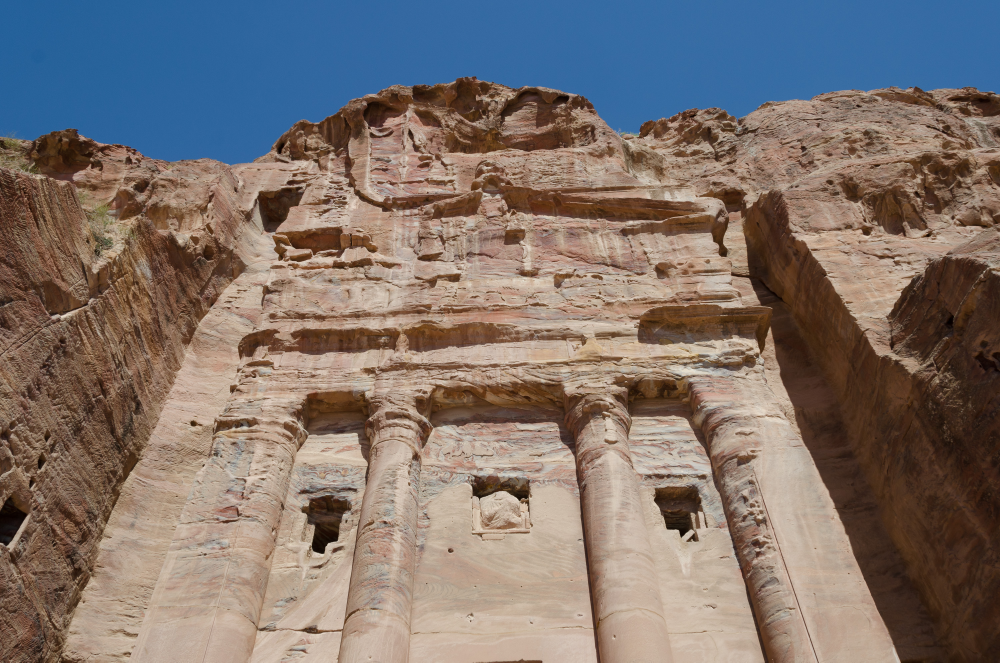
#> input picture DFM_4209.jpg, 3000 x 1987 px, found by its file name (shown at 1/3 size)
$ python stitch.py   (older library calls are emulated)
#> lines starting #> are read from the running program, lines starting #| are printed output that depends on the picture
### ProjectiveGemetrijskeTransformacije.py
# -*- coding: utf-8 -*-
"""
Created on Tue Apr 28 00:17:53 2020

@author: Rijad
"""

import numpy as np
import matplotlib.pyplot as plt
from skimage.transform import warp
from skimage.transform import ProjectiveTransform,SimilarityTransform
from AffineGeometrijskeTransformacije import get_tf_model
import imageio


def _get_stitch_images(im0, im1, tf_model = None, n_keypoints = 500, min_samples = 4, residual_threshold = 2, **kwargs):

    if tf_model is None:
        tf_model = SimilarityTransform()
    elif tf_model == 'auto':
        tf_model = get_tf_model(im1, im0, xTransform = ProjectiveTransform, n_keypoints = n_keypoints, min_samples = min_samples, residual_threshold = residual_threshold, **kwargs)

    r,c = im0.shape[:2]
    corners0 = np.array([[0,0],[0,r],[c,0],[c,r]])
    r,c = im1.shape[:2]
    corners1 = np.array([[0,0],[0,r],[c,0],[c,r]])
    wcorners1 = tf_model(corners1)

    all_corners = np.vstack((corners0,corners1,wcorners1))
    min_corner = all_corners.min(axis = 0)
    max_corner = all_corners.max(axis = 0)
    new_shape = max_corner - min_corner

    new_shape = np.ceil(new_shape[::-1]).astype(np.int)   #ronund number
    shift = SimilarityTransform(translation = -min_corner)  #to ensure all positive coord
    im0_ = warp(im0, shift.inverse, output_shape = new_shape, cval = -1)
    im1_ = warp(im1, (tf_model + shift).inverse, output_shape = new_shape, cval = -1)
    return im0_, im1_


def _merge_stitch_images(im0_, im1_, mask_idx = None):

    if mask_idx is not None:
        if mask_idx == 0:
            im1_[im0_ > -1] = 0
        elif mask_idx == 1:
            im0_[im1_ > -1] = 0
    else:
        alpha = 1.0 * (im0_[:,:,0] != -1) + 1.0 * (im1_[:,:,0] != -1)

    im0_[im0_ == -1] = 0
    im1_[im1_ == -1] = 0

    merged = im0_ + im1_

    if mask_idx is None:
        merged /= np.maximum(alpha, 1)[...,None]
    return merged


### _stitch.py
# -*- coding: utf-8 -*-
"""
Created on Fri May  1 13:02:49 2020

@author: Rijad
"""
#import numpy as np
import matplotlib.pyplot as plt
#from skimage.transform import warp
#from skimage.transform import ProjectiveTransform,SimilarityTransform
#from AffineGeometrijskeTransformacije import get_tf_model
from ProjectiveGemetrijskeTransformacije import _get_stitch_images,_merge_stitch_images
#import imageio

def _stitch(im0, im1, mask_idx = None, show = True, tf_model = None, n_keypoints = 500, min_samples = 4, residual_threshold = 2, **kwargs):
    # combine get stitch images i megre stitch images
    im0_ , im1_ = _get_stitch_images(im0, im1, tf_model = tf_model, n_keypoints = n_keypoints, min_samples = min_samples, residual_threshold = residual_threshold)
    image = _merge_stitch_images(im0_, im1_, mask_idx = mask_idx)
    if show is True:
        plt.figure()
        plt.imshow(image)
    return image

### AffineGeometrijskeTransformacije.py
#import numpy as np
#import matplotlib.pyplot as plt
from skimage.transform import warp,AffineTransform
#import imageio
from skimage.color import rgb2gray
from skimage.feature import match_descriptors, ORB, plot_matches
from skimage.measure import ransac
#im = imageio.imread('..\GENERALNO\KULeuven\ProcesiranjeSlika\imgs\yoda.jpg')

def get_matches(im_or,im_tf, n_keypoints = 500, ax = None, title = 'Original vs transformed'):
    descriptor_extractor = ORB(n_keypoints = n_keypoints)

    descriptor_extractor.detect_and_extract(rgb2gray(im_or))
    keypoints_or = descriptor_extractor.keypoints
    descriptors_or = descriptor_extractor.descriptors

    descriptor_extractor.detect_and_extract(rgb2gray(im_tf))
    keypoints_tf = descriptor_extractor.keypoints
    descriptors_tf = descriptor_extractor.descriptors

    matches = match_descriptors(descriptors_or,descriptors_tf,cross_check = True)

    if ax is not None:
        plot_matches(ax,im_or,im_tf,keypoints_or,keypoints_tf,matches)
        ax.axis('off')
        ax.set_title(title)

    return matches, keypoints_or, keypoints_tf

def get_tf_model(src, dst, xTransform = AffineTransform, n_keypoints = 500, min_samples = 4, residual_threshold = 2, **kwargs):
   # fig , ax1 = plt.subplots(nrows =1, ncols =1,figsize=(6,3))
    matches, kp_src, kp_dst = get_matches(src, dst, n_keypoints = n_keypoints)  #keypoints (row,column)
    src = kp_src[matches[:,0]][:,::-1]
    dst = kp_dst[matches[:,1]][:,::-1]
    tf_model, _ = ransac((src,dst), xTransform, min_samples = min_samples, residual_threshold = residual_threshold, **kwargs)

    return tf_model

### stitch.py
# -*- coding: utf-8 -*-
"""
Created on Fri May  1 16:04:10 2020

@author: Rijad
"""


from _stitch import _stitch
from skimage.transform import rescale
import imageio
import numpy as np
import matplotlib.pyplot as plt

def stitch(ims, order = [1,0,2], mask_idx = None, tf_model = 'auto', n_keypoints = 1000, min_samples = 4, residual_threshold = 2, **kwargs):

    #sorting
    i = 0
    ims_help = np.zeros_like(ims)
    for j in order:
        ims_help[i] = ims[j]
        i += 1
    ims = ims_help

    #apply _stitch
    merged = ims[0];
    for i,im in enumerate(ims,1):
        if i == 1:
            continue
        merged = _stitch(merged, ims[i-1],mask_idx = mask_idx, show = False, tf_model=tf_model, n_keypoints = n_keypoints, min_samples = min_samples,residual_threshold = residual_threshold, **kwargs)
    return merged

files = ['DFM_4209.jpg','DFM_4210.jpg','DFM_4211.jpg']
ims = []
for i,file in enumerate(files):
    im = imageio.imread('.\\' + file)
#> im is the input picture: shape (1987, 3000, 3); mean R, G, B 126.2, 114.8, 109.6
    im = im[:,500:500+1987, :]
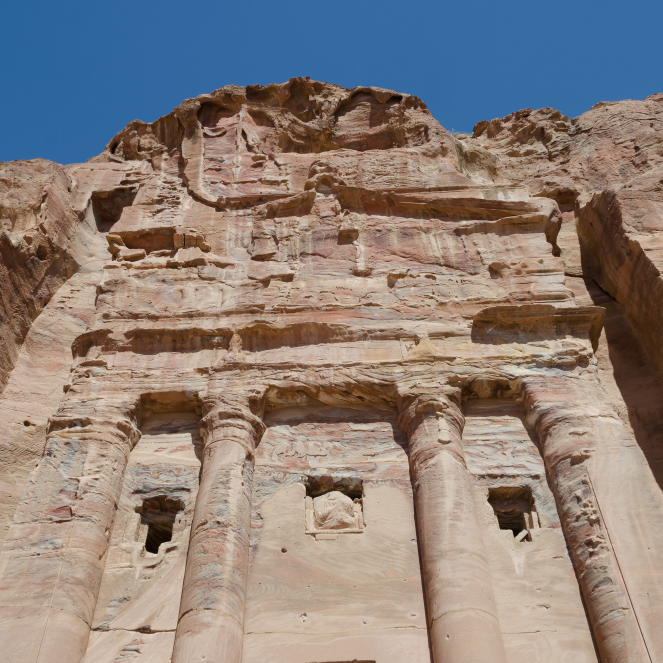
#> im: shape (1987, 1987, 3) (shown at 1/3 size); mean R, G, B 140.2, 128.8, 123.2
    ims.append(rescale(im,0.25,anti_aliasing = True, multichannel = True))
#> pass 2 of the loop `for i,file in enumerate(files):`:
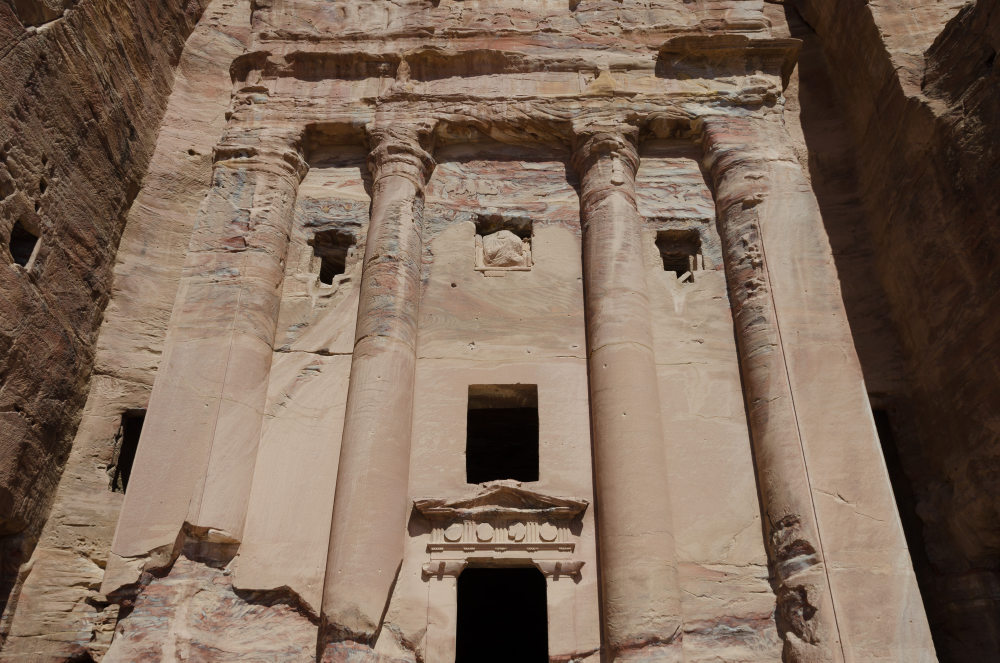
#> input picture DFM_4210.jpg, 3000 x 1987 px, found by its file name (shown at 1/3 size)
#> im is the input picture: shape (1987, 3000, 3); mean R, G, B 125.7, 104.7, 88.7
#> `im = im[:,500:500+1987, :]`:
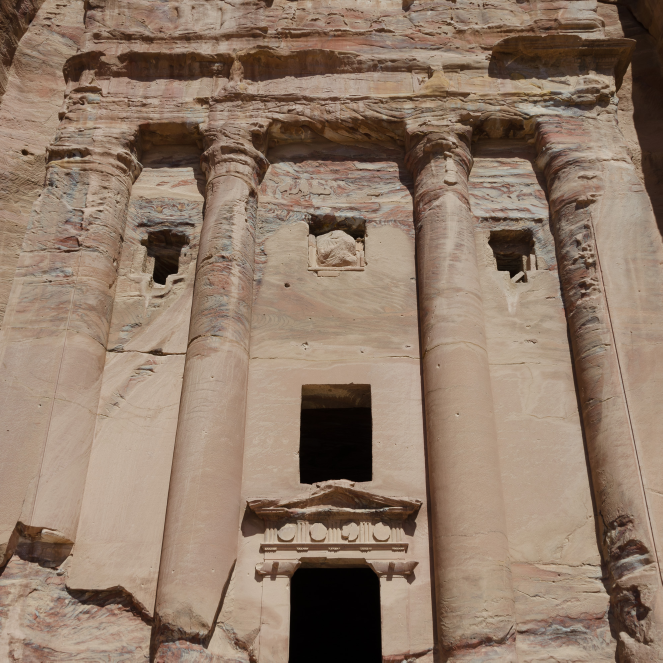
#> im: shape (1987, 1987, 3) (shown at 1/3 size); mean R, G, B 144.4, 122.6, 105.4
#> pass 3 of the loop `for i,file in enumerate(files):`:
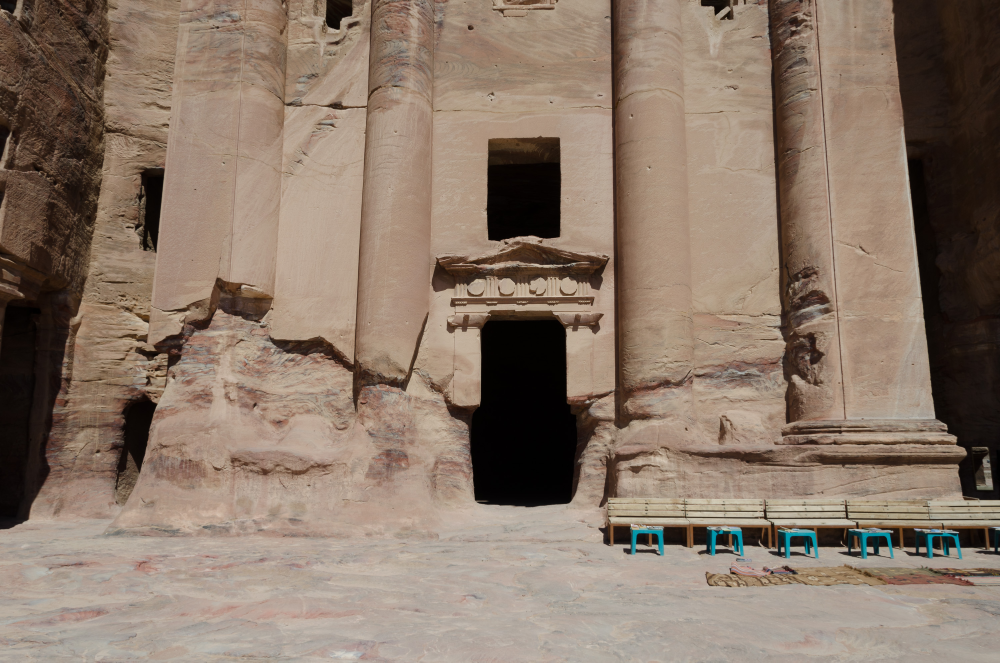
#> input picture DFM_4211.jpg, 3000 x 1987 px, found by its file name (shown at 1/3 size)
#> im is the input picture: shape (1987, 3000, 3); mean R, G, B 138.1, 119.8, 105.1
#> `im = im[:,500:500+1987, :]`:
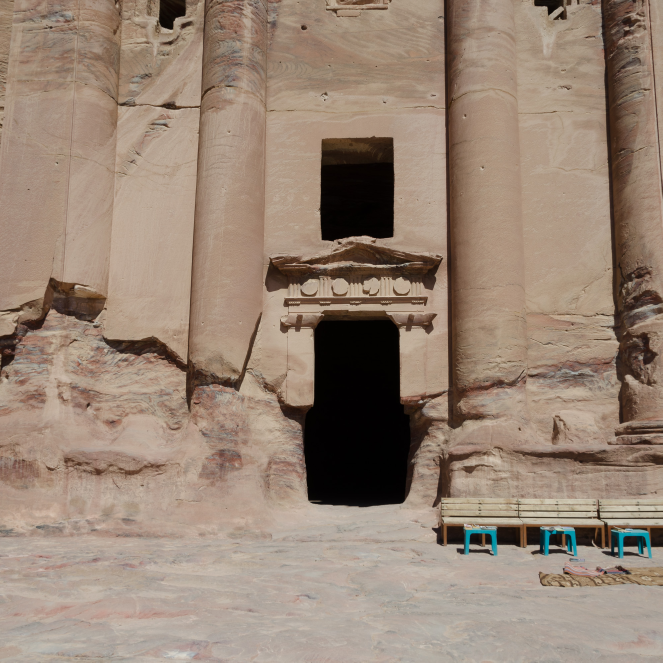
#> im: shape (1987, 1987, 3) (shown at 1/3 size); mean R, G, B 151.6, 132.4, 116.9

merged = stitch(ims)
#> after the loop in stitch, `for j in order:`: i = 3
#> in stitch, `merged = ims[0];`:
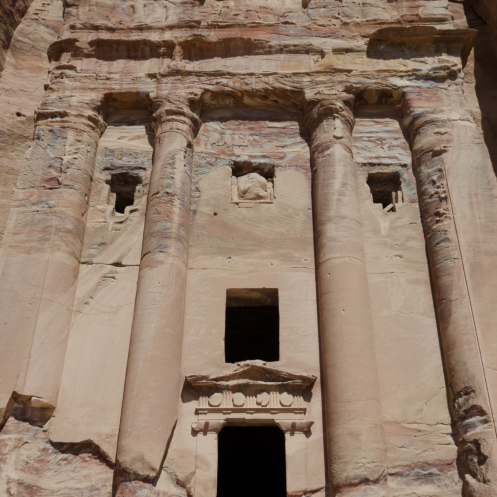
#> merged: shape (497, 497, 3) float64; mean of channels 0, 1, 2 0.566, 0.481, 0.413; drawn as R, G, B
#> the loop in stitch, `for i,im in enumerate(ims,1):` made 3 passes
#> pass 2, in _get_stitch_images, `im1_ = warp(im1, (tf_model + shift).inverse, output_shape = new_shape,..`:
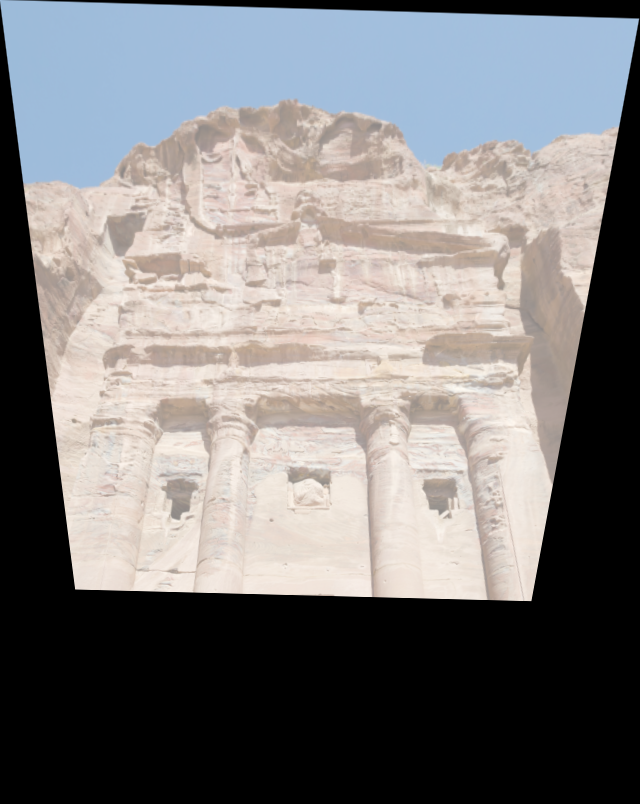
#> im1_: shape (804, 640, 3) float64; mean of channels 0, 1, 2 -0.0604, -0.0744, -0.0733; drawn with min black and max white
#> pass 2, in _merge_stitch_images, `alpha = 1.0 * (im0_[:,:,0] != -1) + 1.0 * (im1_[:,:,0] != -1)`:
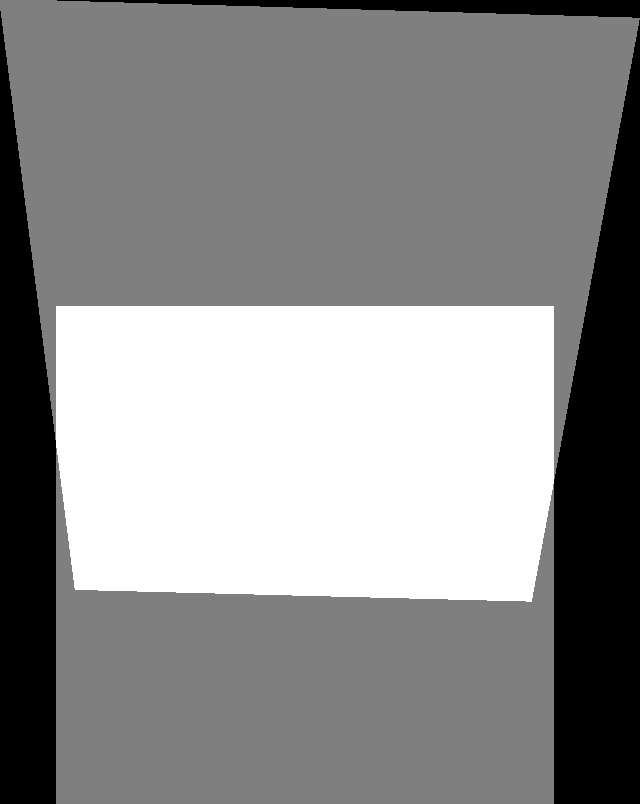
#> alpha: shape (804, 640) float64; min 0, max 2, mean 1.11; drawn with min black and max white
#> pass 2, in _merge_stitch_images, `merged = im0_ + im1_`:
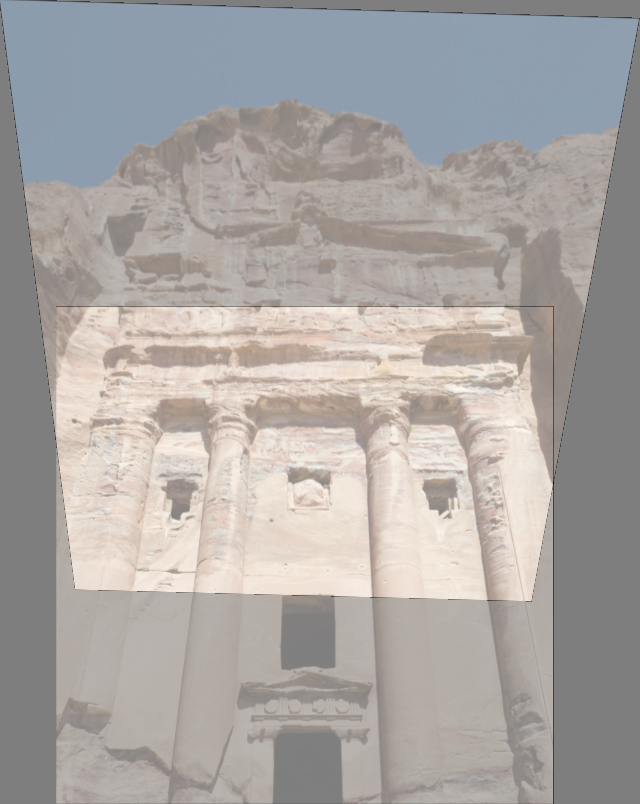
#> merged: shape (804, 640, 3) float64; mean of channels 0, 1, 2 0.582, 0.527, 0.496; drawn with min black and max white
#> after the loop in stitch, `for i,im in enumerate(ims,1):`:
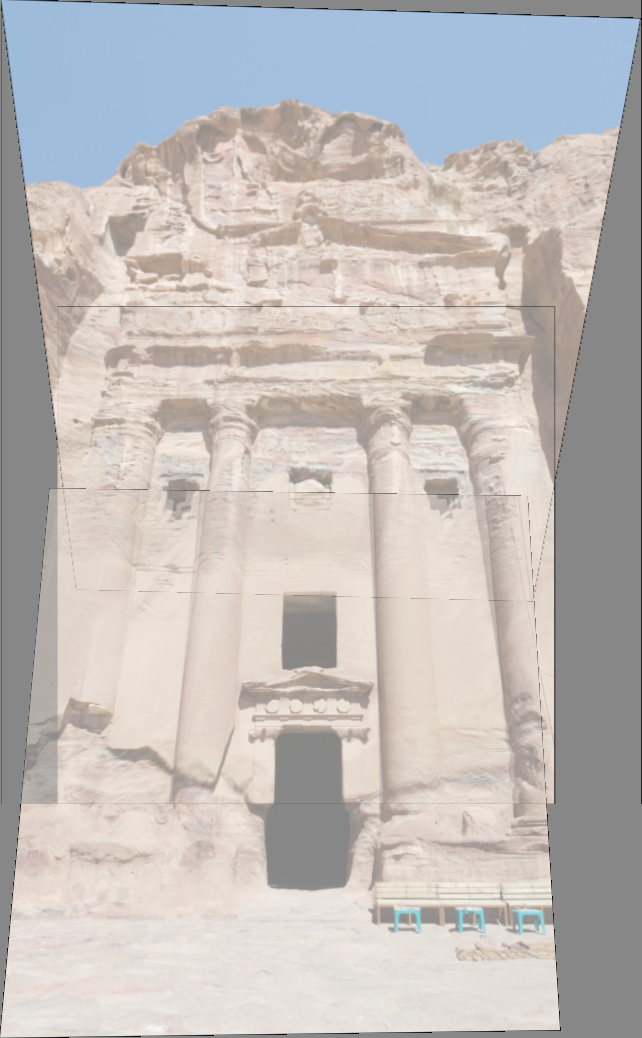
#> merged: shape (1038, 642, 3) float64; mean of channels 0, 1, 2 0.436, 0.402, 0.383; drawn with min black and max white
plt.figure("Panorama")
plt.imshow(merged)
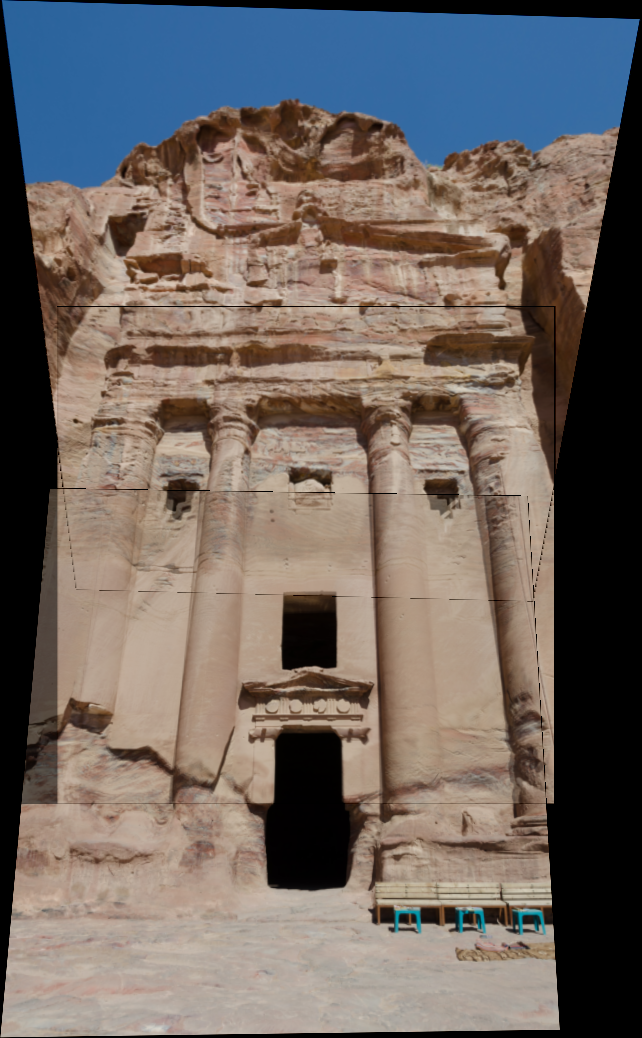
#> shown: shape (1038, 642, 3) float64; mean R, G, B 0.44, 0.405, 0.386
